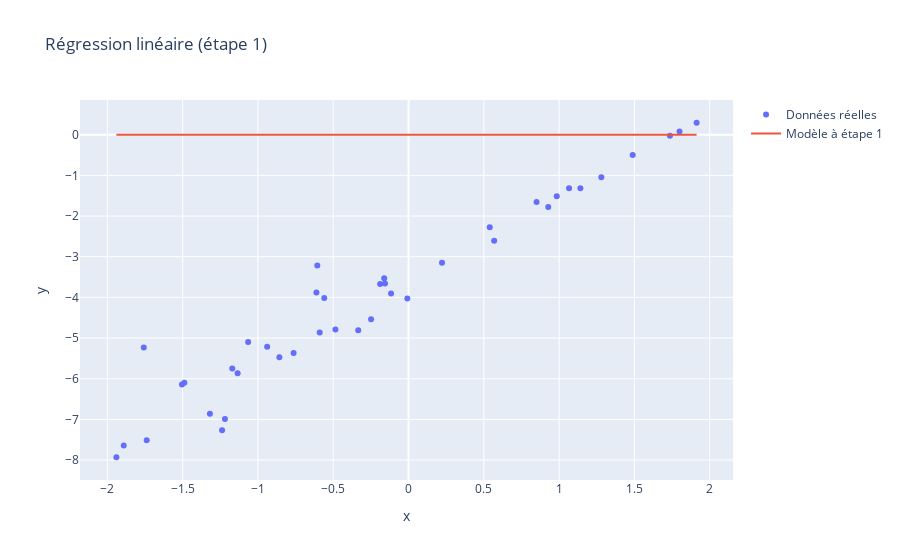
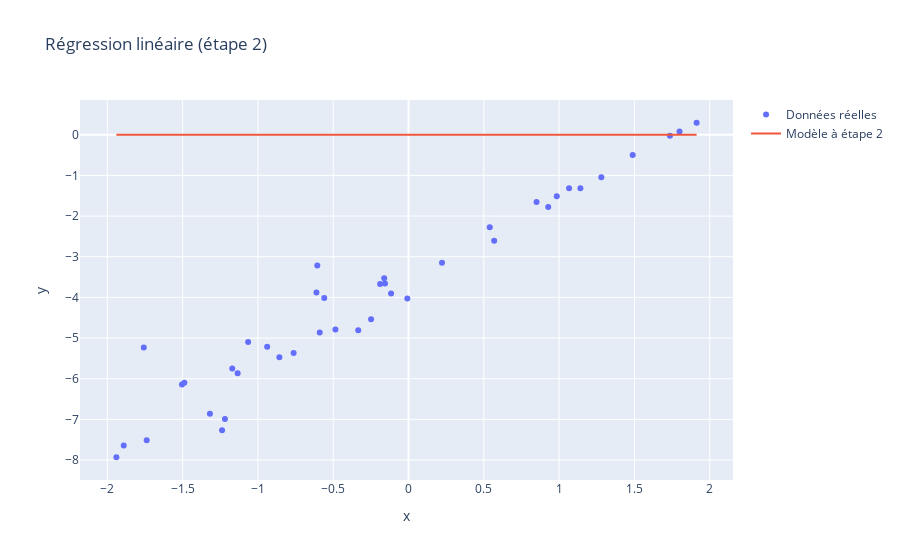
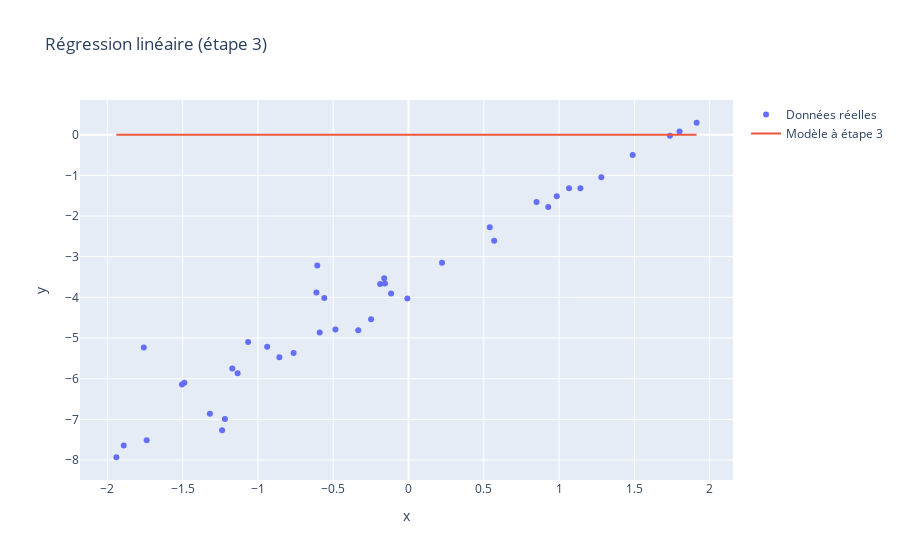
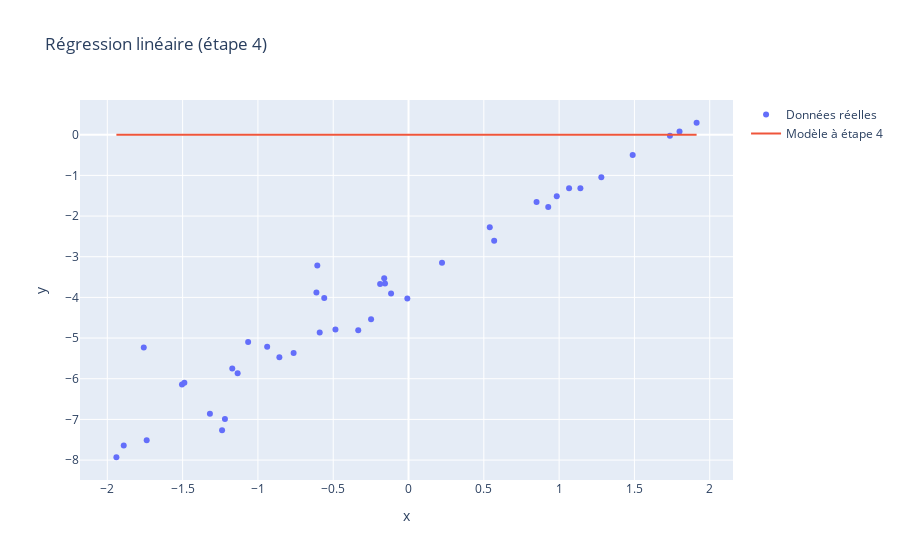

The notebook cell saved with these charts, in order:
### Code cell
# Expérimentation
# Chargement du nouveau fichier
filename = '/Users/mariusavosse/Documents/M2_Paris_Cité/S2/DeepLearing/tp1/tp1-data2.csv'
xs, ys = load_data(filename)

# Initialisation
initial_phis = np.array([0, 0], dtype=np.float64)  # Paramètres initiaux
alpha = 1e-6
num_steps = 10

# Descente de gradient
final_phis, losses = gradient_descent(xs, ys, initial_phis, alpha, num_steps)

# Solution analytique
phis_analytical = analytical_solution(xs, ys)
print("Paramètres analytiques :", phis_analytical)

# Visualisation finale
plot_data_and_model(xs, ys, phis_analytical, step_num="Solution analytique")
